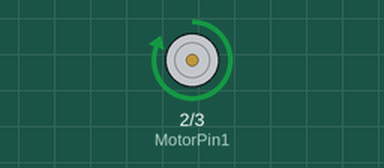
Simulated run of this sketch. Board: Arduino Uno, built with avr-gcc and run on an emulated ATmega328P. Shown: motor-driver pin pairs drawn as motors (green arrow = first pin HIGH = forward, orange = second pin HIGH = backward, longer = more drive).

Above: at 0.5 s.
At 2.5 s:
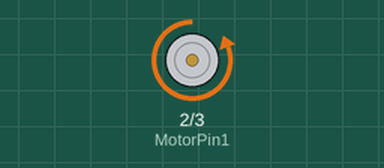
At 3.5 s:
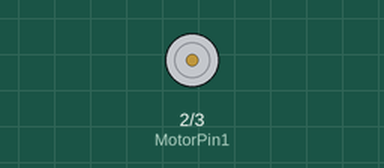
Timing chart, 0 to 5.2 s (numbered marks = the images above):
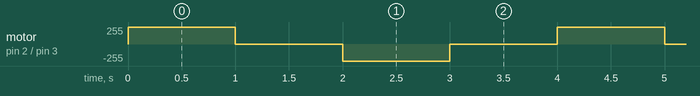

The sketch:

Motor_example.ino
```cpp
#define MotorPin1 2
#define MotorPin2 3

void setup() {
  // put your setup code here, to run once:
  pinMode(MotorPin1, OUTPUT);
  pinMode(MotorPin2, OUTPUT);
}

void loop() {
  // put your main code here, to run repeatedly:
  digitalWrite(MotorPin1, HIGH);
  digitalWrite(MotorPin2, LOW);
  delay(1000);
  digitalWrite(MotorPin1, LOW);
  digitalWrite(MotorPin2, LOW);
  delay(1000);
  digitalWrite(MotorPin1, LOW);
  digitalWrite(MotorPin2, HIGH);
  delay(1000);
  digitalWrite(MotorPin1, LOW);
  digitalWrite(MotorPin2, LOW);
  delay(1000);
}
```

Measured:
- by itself, motor on pin 2 (MotorPin1) / pin 3 (MotorPin2): repeats every 4.0 s: stopped 1.0 s, backward 255/255 1.0 s, stopped 1.0 s, forward 255/255 1.0 s
